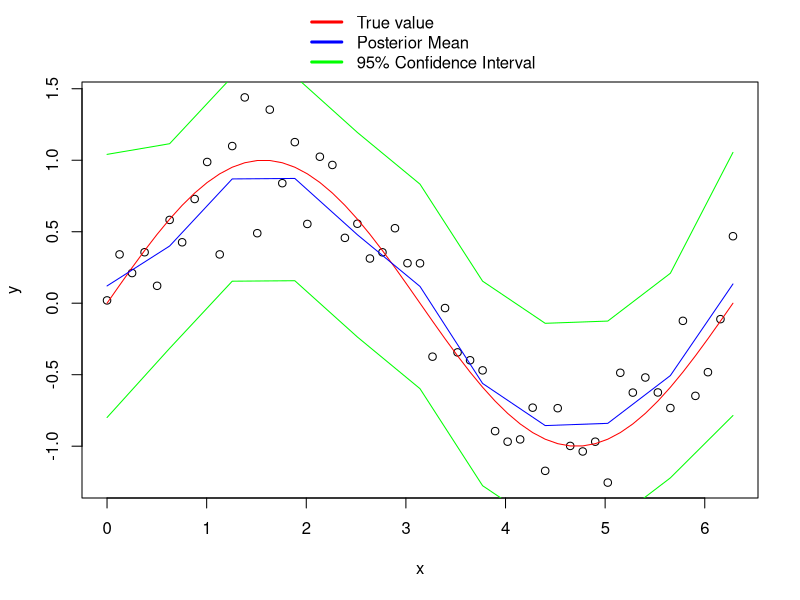

This chart was generated by the following R code:
## ---- chunk 1
k_Lcov = function(x,lam)
{
  cc = matrix(1,nrow=length(x[,1]),ncol=length(x[,1]) )
  x1 = cc%*%x
  x1 = x1/length(x[,1]) 
  a = x - x1
  a = t(a)%*%a
  a = a/(length(x[,1])-1) 
  # cc = exp(-1/(2*lam)*a)
return(a)
}

k_cov = function(x,lam)
{
  # exp(-1/(2*lam)* (x - mean(x) )^2)
  xbar = colMeans(x)
  # xbar = diag(xbar)
  # print(xbar)
  c= matrix(0,nrow=length(x[1,]),ncol=length(x[1,]) )
  for (i in 1:length(x[,1]))
  {
    temp = x[i,]-xbar
    c = c + outer(temp,temp)
  }
  c = c/(length(x[,1])-1)
  return(c)
}
k = function(x,x_,lam)
{
  #t(x) repiclate then x replicate then subtract then square 
  n = length(x)
  n_ = length(x_) 
  x = replicate(n_,x) #rep not dot product 
  x_ = t(replicate(n,x_))
  r=exp(-1/(2*lam)*( x- x_ )^2)
  return(r) 
}

dra = function(n, p , nr )
{
  x = matrix(0,n,p)
  for (i in 1:nr) {
    u = replicate(p, runif(n)) #make x a matrix 
    s = cov(u)
    L = chol(s)
    x[i] = norm(L%*%t(L) - s) 
    # x[i] = u%*%L  
  }
  x
}
dra_prior = function(x, x_,point, lam)
{
  n = point 
  p = matrix(0,nrow=point,ncol=n) 
  ss = k(x,x_,lam)#this is LAMBDA Maybe change back to k_cov 
  diag(ss) = diag(ss) +0.0001
  L = t(chol(ss)) #chol2inv
  d = length(L[1,]) 
  #n sample size
  #d dimension
  Z = matrix(rnorm(n*d),nrow=d,ncol=n)
  mu = 0# 1:d 
  r = mu + L%*%Z
}
dra_samp = function(ss, point)
{
  n = point
  p = matrix(0,nrow=point,ncol=n)
  L = t(chol(ss))
  d = length(L[1,])
  #n sample size
  #d dimension
  Z = matrix(rnorm(n*d),nrow=d,ncol=n)
  mu = 0# 1:d
  r = mu + L%*%Z
}
sigma_noise = 0.5
x = seq(0,2*pi,2*pi/50)
e = rnorm(x,0,sigma_noise^2)
y = sin(x)+e
plot(x,y)
lines(x,sin(x),col='red')
# 
# ## KERNEL PART for Sin model 
xx = seq(0,2*pi,2*pi/10)
lambda=0.1
ker = k(x,x,lambda)
diag(ker) = diag(ker)+sigma_noise  #   sigma_noise
# k_1 = solve(ker)
k_1 = chol2inv(chol(ker))
kxx_x = k(xx,x,lambda)
## lambda big... singular problem want it to not be all 1s, all 0s. L controls this.

ystar = kxx_x%*%(k_1%*%y)
kxx_xx = k(xx,xx,lambda)
kx_xx = k(x,xx,lambda)
vstar = kxx_xx - kxx_x %*% (k_1 %*% kx_xx)
lines(xx,ystar,col='blue')
lines(xx,ystar+1.96*sqrt(diag(vstar)),col='green')
lines(xx,ystar-1.96*sqrt(diag(vstar)),col='green')
legend("bottom", inset=c(0.0,1.0),xpd=TRUE,bty='n', c("True value","Posterior Mean", "95% Confidence Interval"),
       col = c("red", "blue","green"), lwd=3)
# 
